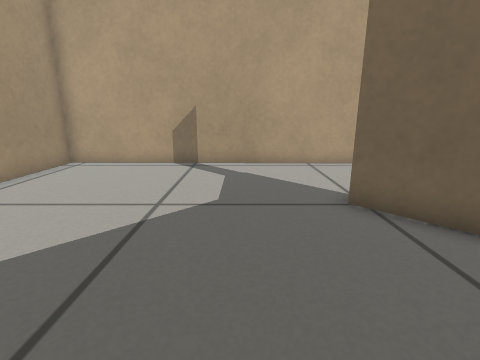
View 1 (above)

12 first-person views from a walk through a world built for the Gazebo simulator. The camera is 0.42 m above the floor, tilts 14° down and sees 85° across. The floor is counted in squares, 0.2 m on a side. Each view is taken from the middle of a square. On the plan, view 1 faces up. The plan holds only what a view shows up to about 16 squares ahead; the rest is blank.

View 2
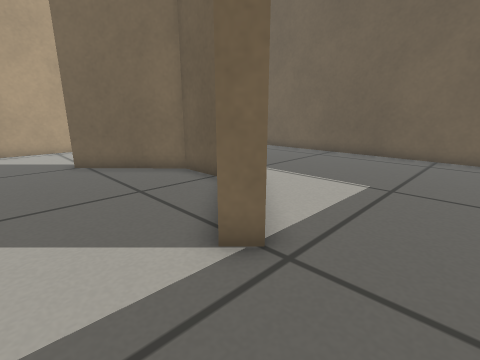

View 3
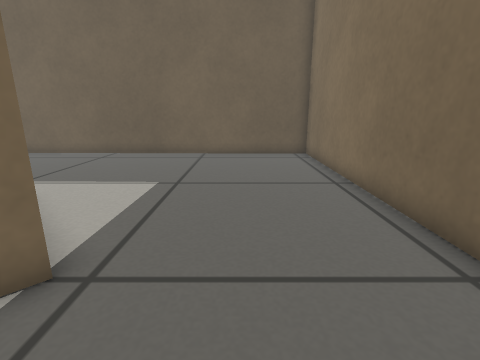

View 4
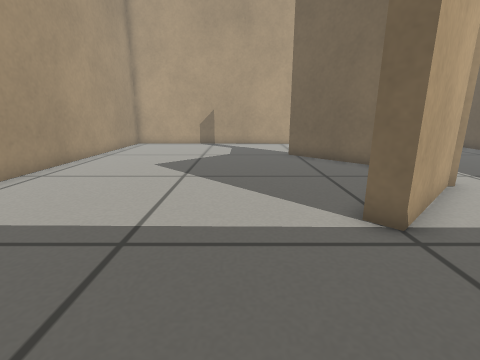

View 5
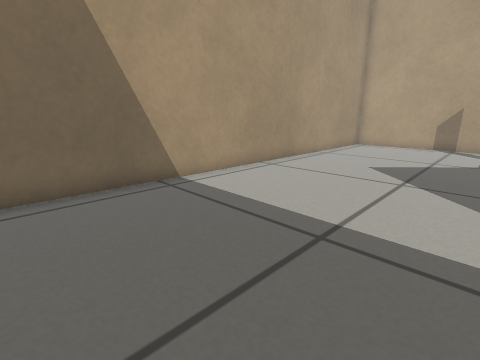

View 6
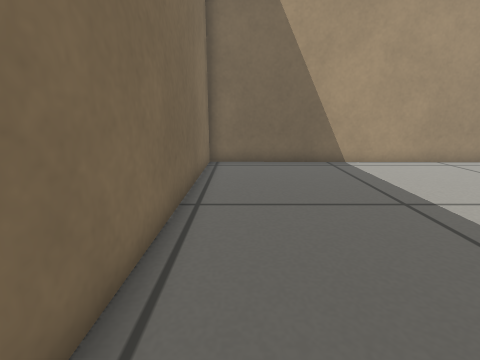

View 7
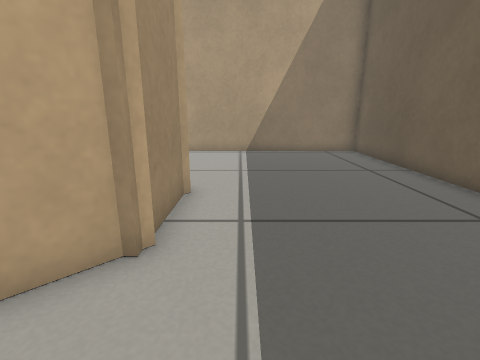

View 8
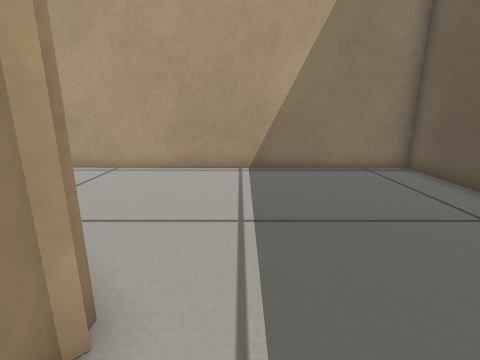

View 9
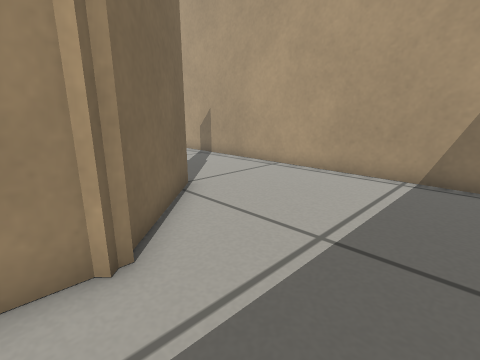

View 10
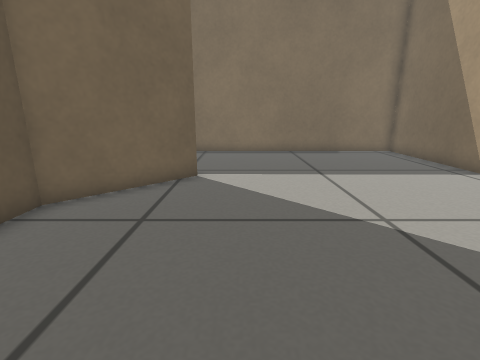

View 11
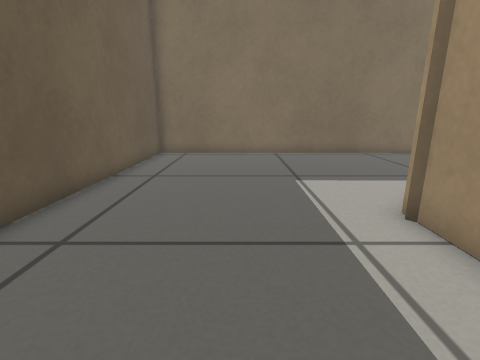

View 12
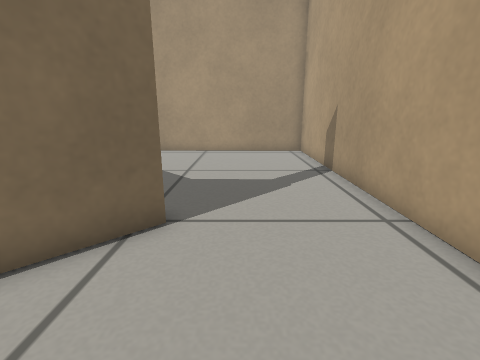

### Floor plan
Points are (right, up) in squares from view 1. A wall is a line through its corners. A room is listed if a view was taken in it or the views show most of it. See-through windows are left out.
Room 1 (views 1, 2, 3, 4, 5, 6, 7, 8, 9, 10, 11, 12)
walls: (6.5, 3.4) (6.4, -0.2) (3, -3.5) (2.5, -3) (5.7, 0.1) (5.7, 2.8) (2.6, 6); (3.1, 6.6) (6.7, 2.9); (-7.6, 11.6) (-7.8, -9.4) (14.4, -9.6) (14.7, 11.3) (-7.6, 11.6)

Positions as (right, up) in squares from view 1, and headings:
1: (0, 0), facing up
2: (0, -6), facing up-right
3: (0, -6), facing right
4: (0, -8), facing up
5: (0, -8), facing up-left
6: (4, -8), facing left
7: (8, -4), facing up
8: (8, 1), facing up
9: (10, 2), facing up-left
10: (1, 6), facing down
11: (10, 5), facing down
12: (8, 8), facing left
